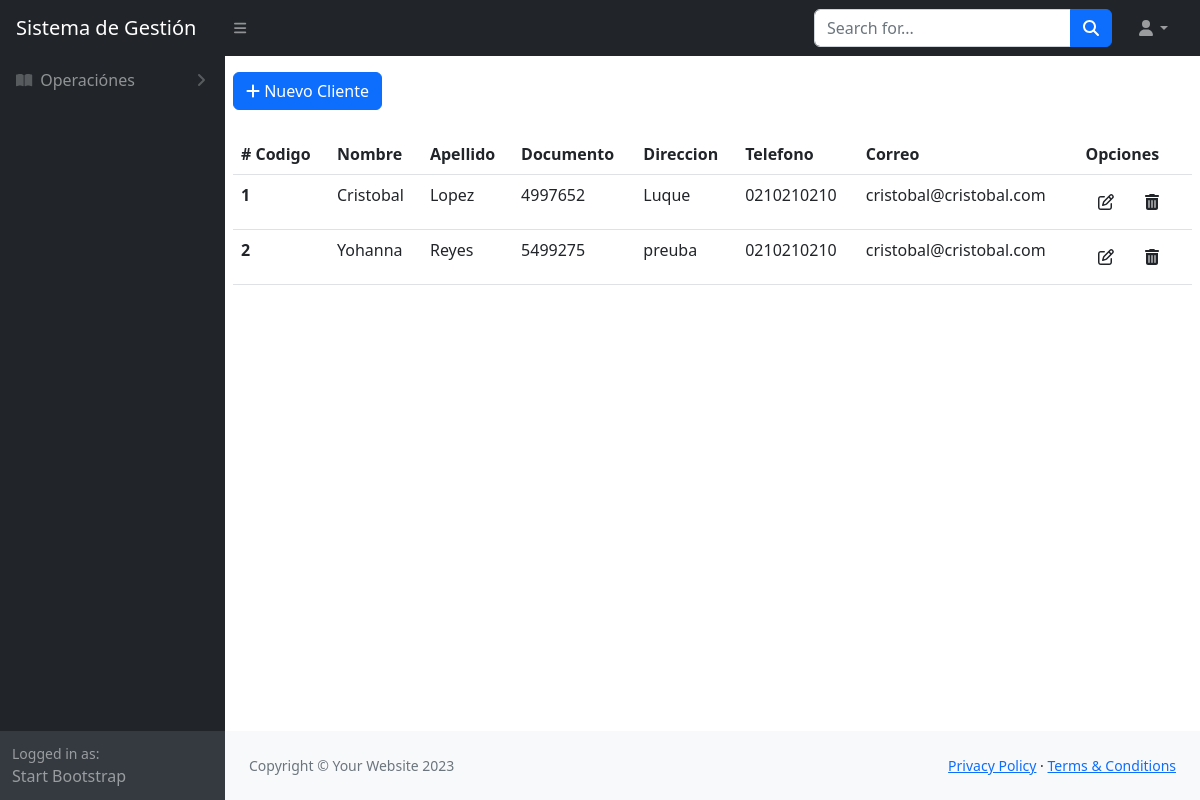
/clientes/, run on an earlier commit of the app's database.
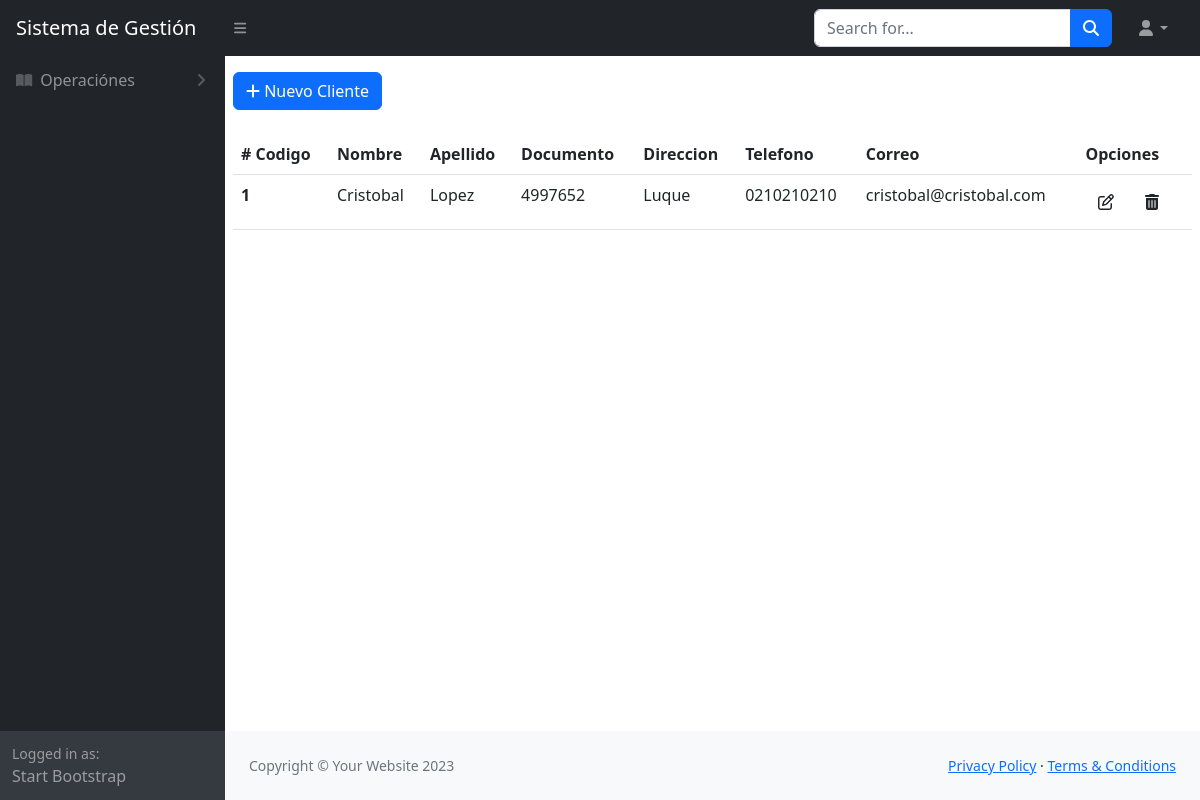
And on a later commit of the database.
### clientes/models.py (models this page shows, shortened)
class Clientes(models.Model):
    nombre = models.CharField(max_length=250)
    apellido = models.CharField(max_length=250)
    documento = models.CharField(max_length=250)
    direccion = models.CharField(max_length=250)
    telefono = models.CharField(max_length=250)
    correo = models.CharField(max_length=250)
    estado = models.BooleanField(default=True, blank=True, null=True)

### clientes/views.py (the view)
# urls.py: path("", lista_clientes, name="lista_clientes"),
def lista_clientes(request):
    if request.method == "GET":
        clientes = Clientes.objects.all()
        template_ = "clientes.html"
        context = {"titulo": "Lista de Clientes", "clientes": clientes}
    return render(request, template_name=template_, context=context)

### clientes/templates/clientes.html (shortened to what this page needs)
{% extends 'index.html' %}
{% load static %}
{% block content %}
<div class="my-2 p-2">
  <a href="nuevo_cliente" class="btn btn-primary "><i class="fa-solid fa-plus"></i> Nuevo Cliente</a>
</div>
<div class="p-2">
  <table class="table  table-responsive" id="datatablesSimple">
    <thead>
      <tr>
        <th scope="col"># Codigo</th>
        <th scope="col">Nombre</th>
        <th scope="col">Apellido</th>
        <th scope="col">Documento</th>
        <th scope="col">Direccion</th>
        <th scope="col">Telefono</th>
        <th scope="col">Correo</th>
        <th scope="col">Opciones</th>
      </tr>
    </thead>
    <tbody>
      {% for cli in clientes %}
      <tr>
        <th scope="row"> {{cli.id}} </th>
        <td> {{cli.nombre}}</td>
        <td> {{cli.apellido}}</td>
        <td> {{cli.documento}}</td>
        <td> {{cli.direccion}}</td>
        <td> {{cli.telefono}}</td>
        <td> {{cli.correo}}</td>
        <td> <a href="{% url 'modificar_cliente' cli.id %}" class="btn btn-ligth"> <i class="fa-regular fa-pen-to-square"></i> </a>
          <a href="#" class="btn btn-ligth" onclick="confirmarEliminacion('{{ cli.id }}')"><i class="fa-solid fa-trash-can"></i></a>
        </td>
      </tr>
      {% endfor %}
    </tbody>
  </table>
</div>
{% endblock %}

What changed in the data, as far as the page shows it:
removed Clientes: id "2", nombre "Yohanna", apellido "Reyes", documento "5499275", direccion "preuba", telefono "0210210210", correo "cristobal@cristobal.com"
